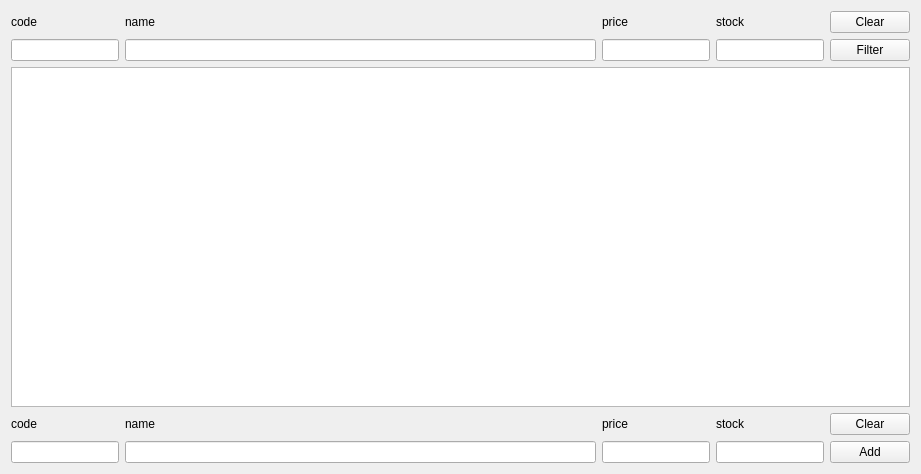
<?xml version="1.0" encoding="UTF-8"?>
<ui version="4.0">
 <class>product_management</class>
 <widget class="QWidget" name="product_management">
  <property name="geometry">
   <rect>
    <x>0</x>
    <y>0</y>
    <width>921</width>
    <height>474</height>
   </rect>
  </property>
  <property name="windowTitle">
   <string>Form</string>
  </property>
  <layout class="QVBoxLayout" name="verticalLayout">
   <item>
    <layout class="QHBoxLayout" name="horizontalLayout_2">
     <item>
      <layout class="QGridLayout" name="gridLayout_2" columnstretch="0,1,0,0" columnminimumwidth="30,30,30,30">
       <item row="1" column="3">
        <widget class="QLabel" name="labelStock_2">
         <property name="text">
          <string>stock</string>
         </property>
        </widget>
       </item>
       <item row="1" column="2">
        <widget class="QLabel" name="labelPrice_2">
         <property name="text">
          <string>price</string>
         </property>
        </widget>
       </item>
       <item row="1" column="1">
        <widget class="QLabel" name="labelName_2">
         <property name="text">
          <string>name</string>
         </property>
        </widget>
       </item>
       <item row="2" column="0">
        <widget class="QLineEdit" name="filterCode"/>
       </item>
       <item row="2" column="1">
        <widget class="QLineEdit" name="filterName"/>
       </item>
       <item row="2" column="2">
        <widget class="QLineEdit" name="filterPrice"/>
       </item>
       <item row="2" column="3">
        <widget class="QLineEdit" name="filterStock"/>
       </item>
       <item row="1" column="0">
        <widget class="QLabel" name="labelCode_2">
         <property name="text">
          <string>code</string>
         </property>
        </widget>
       </item>
      </layout>
     </item>
     <item>
      <layout class="QVBoxLayout" name="verticalLayout_3">
       <item>
        <widget class="QPushButton" name="clearFilter">
         <property name="text">
          <string>Clear</string>
         </property>
        </widget>
       </item>
       <item>
        <widget class="QPushButton" name="filter">
         <property name="text">
          <string>Filter</string>
         </property>
        </widget>
       </item>
      </layout>
     </item>
    </layout>
   </item>
   <item>
    <widget class="QTableView" name="productView"/>
   </item>
   <item>
    <layout class="QHBoxLayout" name="horizontalLayout">
     <item>
      <layout class="QGridLayout" name="gridLayout" columnstretch="0,1,0,0" columnminimumwidth="30,30,30,30">
       <item row="1" column="3">
        <widget class="QLabel" name="labelStock">
         <property name="text">
          <string>stock</string>
         </property>
        </widget>
       </item>
       <item row="1" column="2">
        <widget class="QLabel" name="labelPrice">
         <property name="text">
          <string>price</string>
         </property>
        </widget>
       </item>
       <item row="1" column="1">
        <widget class="QLabel" name="labelName">
         <property name="text">
          <string>name</string>
         </property>
        </widget>
       </item>
       <item row="2" column="0">
        <widget class="QLineEdit" name="addCode"/>
       </item>
       <item row="2" column="1">
        <widget class="QLineEdit" name="addName"/>
       </item>
       <item row="2" column="2">
        <widget class="QLineEdit" name="addPrice"/>
       </item>
       <item row="2" column="3">
        <widget class="QLineEdit" name="addStock"/>
       </item>
       <item row="1" column="0">
        <widget class="QLabel" name="labelCode">
         <property name="text">
          <string>code</string>
         </property>
        </widget>
       </item>
      </layout>
     </item>
     <item>
      <layout class="QVBoxLayout" name="verticalLayout_2">
       <item>
        <widget class="QPushButton" name="clearAdd">
         <property name="text">
          <string>Clear</string>
         </property>
        </widget>
       </item>
       <item>
        <widget class="QPushButton" name="add">
         <property name="text">
          <string>Add</string>
         </property>
        </widget>
       </item>
      </layout>
     </item>
    </layout>
   </item>
  </layout>
 </widget>
 <resources/>
 <connections>
  <connection>
   <sender>filter</sender>
   <signal>clicked()</signal>
   <receiver>product_management</receiver>
   <slot>update_filter()</slot>
   <hints>
    <hint type="sourcelabel">
     <x>869</x>
     <y>49</y>
    </hint>
    <hint type="destinationlabel">
     <x>460</x>
     <y>236</y>
    </hint>
   </hints>
  </connection>
  <connection>
   <sender>clearFilter</sender>
   <signal>clicked()</signal>
   <receiver>product_management</receiver>
   <slot>clear_filter()</slot>
   <hints>
    <hint type="sourcelabel">
     <x>869</x>
     <y>21</y>
    </hint>
    <hint type="destinationlabel">
     <x>460</x>
     <y>236</y>
    </hint>
   </hints>
  </connection>
  <connection>
   <sender>add</sender>
   <signal>clicked()</signal>
   <receiver>product_management</receiver>
   <slot>add_product()</slot>
   <hints>
    <hint type="sourcelabel">
     <x>869</x>
     <y>451</y>
    </hint>
    <hint type="destinationlabel">
     <x>460</x>
     <y>236</y>
    </hint>
   </hints>
  </connection>
  <connection>
   <sender>clearAdd</sender>
   <signal>clicked()</signal>
   <receiver>product_management</receiver>
   <slot>clear_add()</slot>
   <hints>
    <hint type="sourcelabel">
     <x>869</x>
     <y>423</y>
    </hint>
    <hint type="destinationlabel">
     <x>460</x>
     <y>236</y>
    </hint>
   </hints>
  </connection>
 </connections>
 <slots>
  <slot>update_filter()</slot>
  <slot>add_product()</slot>
  <slot>clear_filter()</slot>
  <slot>clear_add()</slot>
 </slots>
</ui>
